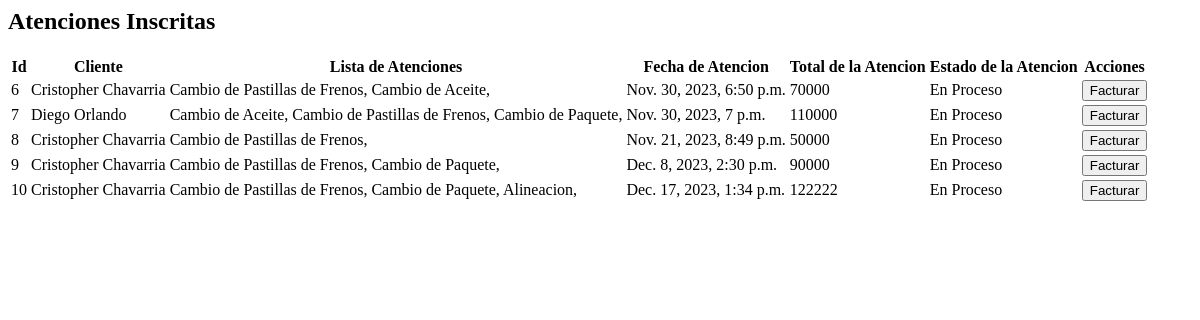
Page /adm_atenciones/ on the earlier database version.
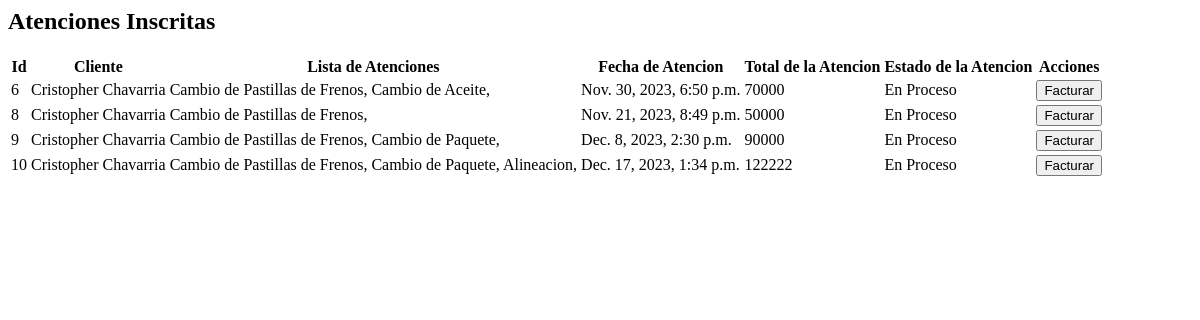
Same page on the later database version.
### myapp/models.py (models this page shows, shortened)
class Atencion(models.Model):
    estados = (
        ('Solicitada', 'Solicitada'),
        ('En Proceso','En Proceso'),
        ('Cancelada', 'Cancelada'),
        ('Realizada', 'Realizada'),
    )
    ate_id = models.AutoField(primary_key=True)
    ate_list = models.CharField(max_length=250, null=False, default=None)
    ate_date = models.DateTimeField(unique_for_date=True)
    ate_prec = models.IntegerField(null=False, default=None)
    ate_est = models.CharField(max_length=12, choices= estados, default='Solicitada')
    userProfile = models.ForeignKey(UserProfile, on_delete=models.CASCADE, default=None)
    class Meta:
        unique_together = ['ate_date']

class UserProfile(models.Model):
    user_id = models.AutoField(primary_key=True)
    user_name = models.CharField(max_length=15, null=False)
    user_lastname = models.CharField(max_length=20, null=False)
    user_password = models.CharField(max_length=20, null=False, default="admin")
    user_mail = models.EmailField(null=False)
    user_fono = models.IntegerField(null=False)
    rol = models.ForeignKey(Rol, on_delete=models.CASCADE)

### myapp/views.py (the view)
# urls.py: path('adm_atenciones/', views.adm_atenciones, name='adm_atenciones'),
def adm_atenciones(request):
    users = UserProfile.objects.all()
    atenciones = Atencion.objects.all()
    return render(request, 'admin/adm_atenciones.html', {'users': users , 'atenciones': atenciones})

### myapp/context_processor.py (called while the page is built)
def totalCarrito(request):
    total = 0
    if "carrito" in request.session.keys():
        for key, value in request.session["carrito"].items():
            total += (value["acumulado"])
    return {"totalCarrito": total}

### myapp/templates/admin/adm_atenciones.html (shortened to what this page needs)
<h2>Atenciones Inscritas</h2>
{% if atenciones %}
<div class="col-md-12">
  <table class="atencion-table">
    <thead>
      <tr>
        <th class="table-header">Id</th>
        <th class="table-header">Cliente</th>
        <th class="table-header">Lista de Atenciones</th>
        <th class="table-header">Fecha de Atencion</th>
        <th class="table-header">Total de la Atencion</th>
        <th class="table-header">Estado de la Atencion</th>
        <th class="table-header">Acciones</th>
      </tr>
    </thead>
    <tbody>
      {% for atencion in atenciones %}
        <tr>
          <td>{{ atencion.ate_id }}</td>
          <td>{{ atencion.userProfile.user_name }} {{ atencion.userProfile.user_lastname }}</td>
          <td>{{ atencion.ate_list }}</td>
          <td>{{ atencion.ate_date }}</td>
          <td>{{ atencion.ate_prec }}</td>
          <td>{{ atencion.ate_est }}</td>
          <td>
            <button class="facturar-btn" data-atencion-id="{{ atencion.ate_id }}">Facturar</button>
        </td>
        </tr>
      {% endfor %}
    </tbody>
  </table>
</div>
{% else %}
  <p class="no-atencion">No hay Atenciones inscritas.</p>
{% endif %}

Differences in the rows shown:
removed Atencion: ate_id "7", userProfile.user_name "Diego", userProfile.user_lastname "Orlando", ate_list "Cambio de Aceite, Cambio de Pastillas de Frenos, Cambio de Paquete,", ate_date "Nov. 30, 2023, 7 p.m.", ate_prec "110000", ate_est "En Proceso"
